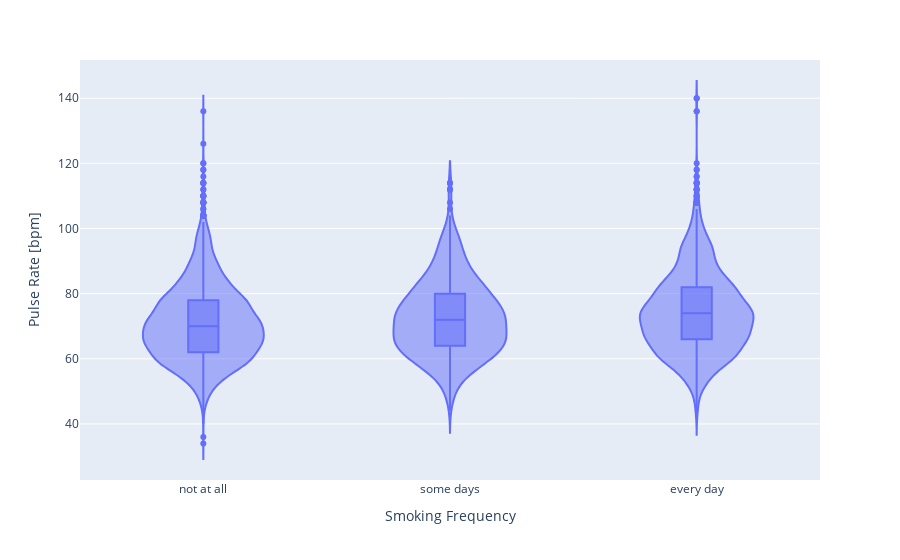

Here is the notebook cell this chart was saved with:
### Code cell
import plotly.express as px
import pandas as pd

# Create violin plot
fig = px.violin(df, 
                x='smoker', 
                y='Pulse_60s', 
                category_orders={'smoker': ["not at all", "some days", "every day"]},
                box=True)

fig.update_layout(
    xaxis_title='Smoking Frequency',
    yaxis_title='Pulse Rate [bpm]'
)
fig.show()

### Figure 1 — Plotly figure (JSON) as saved in the notebook; plotly's stock layout.template omitted (floating-point values rounded to 4 significant figures; data arrays with more than 128 entries replaced by an {"elided": "..."} marker saying what was removed)
{"data": [{"alignmentgroup": "True", "box": {"visible": true}, "hovertemplate": "smoker=%{x}<br>Pulse_60s=%{y}<extra></extra>", "legendgroup": "", "marker": {"color": "#636efa"}, "name": "", "offsetgroup": "", "orientation": "v", "scalegroup": "True", "showlegend": false, "type": "violin", "x": {"elided": "6831 str values"}, "x0": " ", "xaxis": "x", "y": {"elided": "6831 float values"}, "y0": " ", "yaxis": "y"}], "layout": {"legend": {"tracegroupgap": 0}, "margin": {"t": 60}, "violinmode": "group", "xaxis": {"anchor": "y", "categoryarray": ["not at all", "some days", "every day"], "categoryorder": "array", "domain": [0, 1], "title": {"text": "Smoking Frequency"}}, "yaxis": {"anchor": "x", "domain": [0, 1], "title": {"text": "Pulse Rate [bpm]"}}}}
